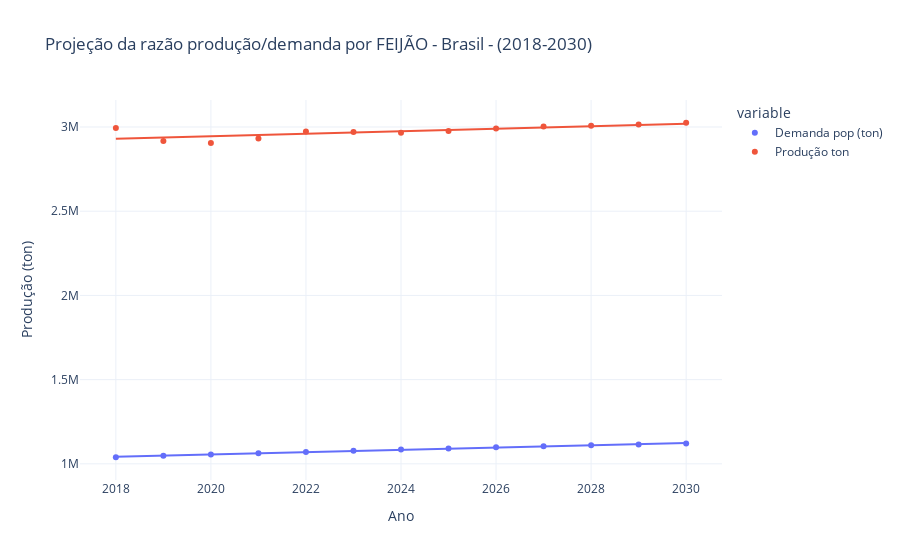

Write notebook code for a chart like this one.
### Code cell
fig =px.scatter(df_feijao, x ='Ano', y = ['Demanda pop (ton)', 'Produção ton'], title = 'Projeção da razão produção/demanda por FEIJÃO - Brasil - (2018-2030)', labels= {'value': 'Produção (ton)'}, trendline = 'ols')
fig.update_layout(template = 'plotly_white')

### Figure 1 — Plotly figure (JSON) as saved in the notebook; plotly's stock layout.template omitted (floating-point values rounded to 4 significant figures)
{"data": [{"hovertemplate": "variable=Demanda pop (ton)<br>Ano=%{x}<br>Produção (ton)=%{y}<extra></extra>", "legendgroup": "Demanda pop (ton)", "marker": {"color": "#636efa", "symbol": "circle"}, "mode": "markers", "name": "Demanda pop (ton)", "orientation": "v", "showlegend": true, "type": "scatter", "x": [2018, 2019, 2020, 2021, 2022, 2023, 2024, 2025, 2026, 2027, 2028, 2029, 2030], "xaxis": "x", "y": [1039000.0, 1047000.0, 1055000.0, 1063000.0, 1071000.0, 1078000.0, 1085000.0, 1091000.0, 1098000.0, 1104000.0, 1110000.0, 1115000.0, 1121000.0], "yaxis": "y"}, {"hovertemplate": "<b>OLS trendline</b><br>value = 6813.69 * Ano + -1.27081e+07<br>R<sup>2</sup>=0.995440<br><br>variable=Demanda pop (ton)<br>Ano=%{x}<br>Produção (ton)=%{y} <b>(trend)</b><extra></extra>", "legendgroup": "Demanda pop (ton)", "marker": {"color": "#636efa", "symbol": "circle"}, "mode": "lines", "name": "Demanda pop (ton)", "showlegend": false, "type": "scatter", "x": [2018, 2019, 2020, 2021, 2022, 2023, 2024, 2025, 2026, 2027, 2028, 2029, 2030], "xaxis": "x", "y": [1042000.0, 1049000.0, 1056000.0, 1062000.0, 1069000.0, 1076000.0, 1083000.0, 1090000.0, 1096000.0, 1103000.0, 1110000.0, 1117000.0, 1124000.0], "yaxis": "y"}, {"hovertemplate": "variable=Produção ton<br>Ano=%{x}<br>Produção (ton)=%{y}<extra></extra>", "legendgroup": "Produção ton", "marker": {"color": "#EF553B", "symbol": "circle"}, "mode": "markers", "name": "Produção ton", "orientation": "v", "showlegend": true, "type": "scatter", "x": [2018, 2019, 2020, 2021, 2022, 2023, 2024, 2025, 2026, 2027, 2028, 2029, 2030], "xaxis": "x", "y": [2993000.0, 2916000.0, 2905000.0, 2932000.0, 2974000.0, 2971000.0, 2966000.0, 2976000.0, 2991000.0, 3002000.0, 3008000.0, 3015000.0, 3025000.0], "yaxis": "y"}, {"hovertemplate": "<b>OLS trendline</b><br>value = 7398.96 * Ano + -1.20004e+07<br>R<sup>2</sup>=0.592758<br><br>variable=Produção ton<br>Ano=%{x}<br>Produção (ton)=%{y} <b>(trend)</b><extra></extra>", "legendgroup": "Produção ton", "marker": {"color": "#EF553B", "symbol": "circle"}, "mode": "lines", "name": "Produção ton", "showlegend": false, "type": "scatter", "x": [2018, 2019, 2020, 2021, 2022, 2023, 2024, 2025, 2026, 2027, 2028, 2029, 2030], "xaxis": "x", "y": [2931000.0, 2938000.0, 2945000.0, 2953000.0, 2960000.0, 2968000.0, 2975000.0, 2982000.0, 2990000.0, 2997000.0, 3005000.0, 3012000.0, 3019000.0], "yaxis": "y"}], "layout": {"legend": {"title": {"text": "variable"}, "tracegroupgap": 0}, "title": {"text": "Projeção da razão produção/demanda por FEIJÃO - Brasil - (2018-2030)"}, "xaxis": {"anchor": "y", "domain": [0, 1], "title": {"text": "Ano"}}, "yaxis": {"anchor": "x", "domain": [0, 1], "title": {"text": "Produção (ton)"}}}}
